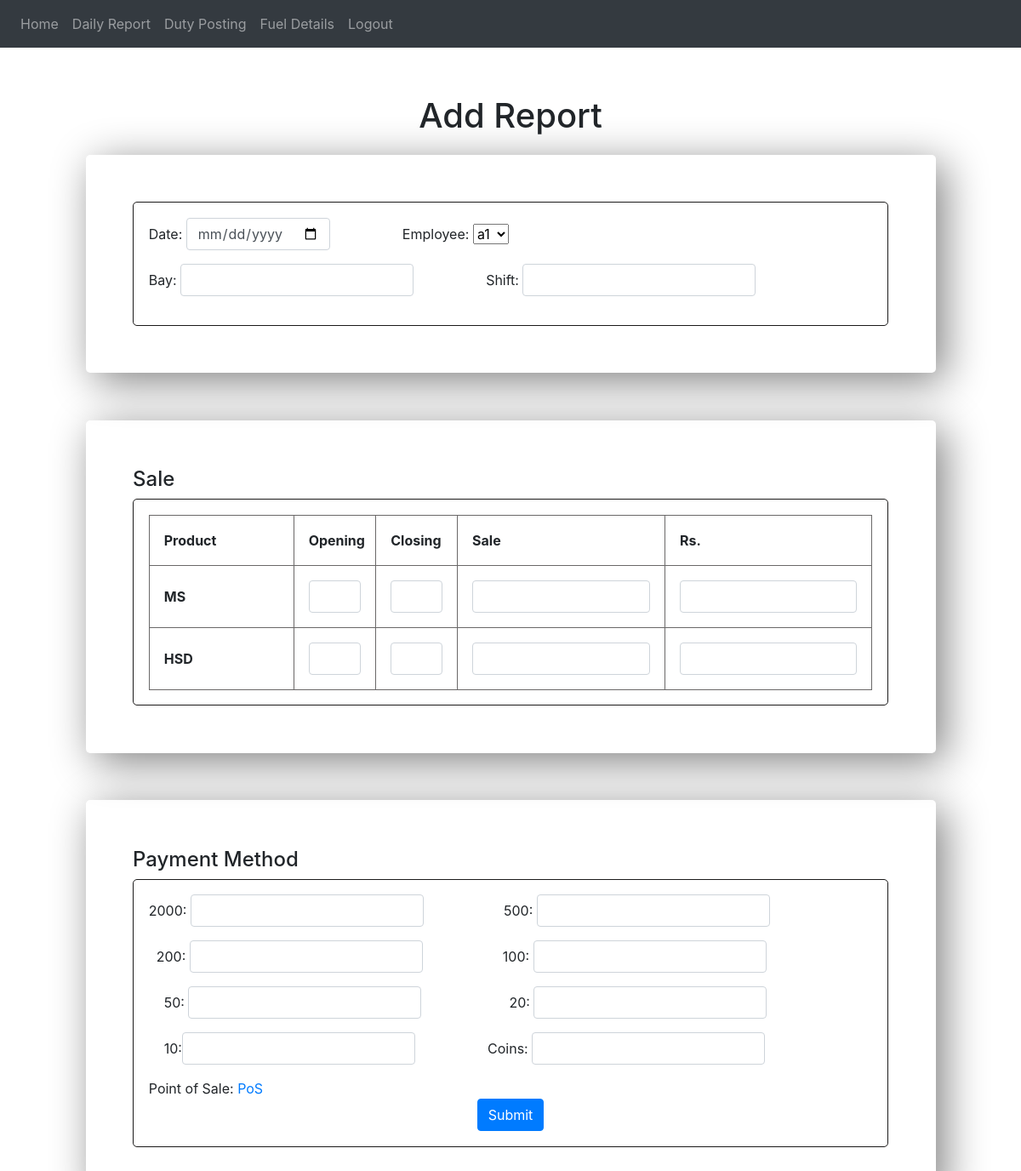
Before: /addreport (signed in) with the older database file.
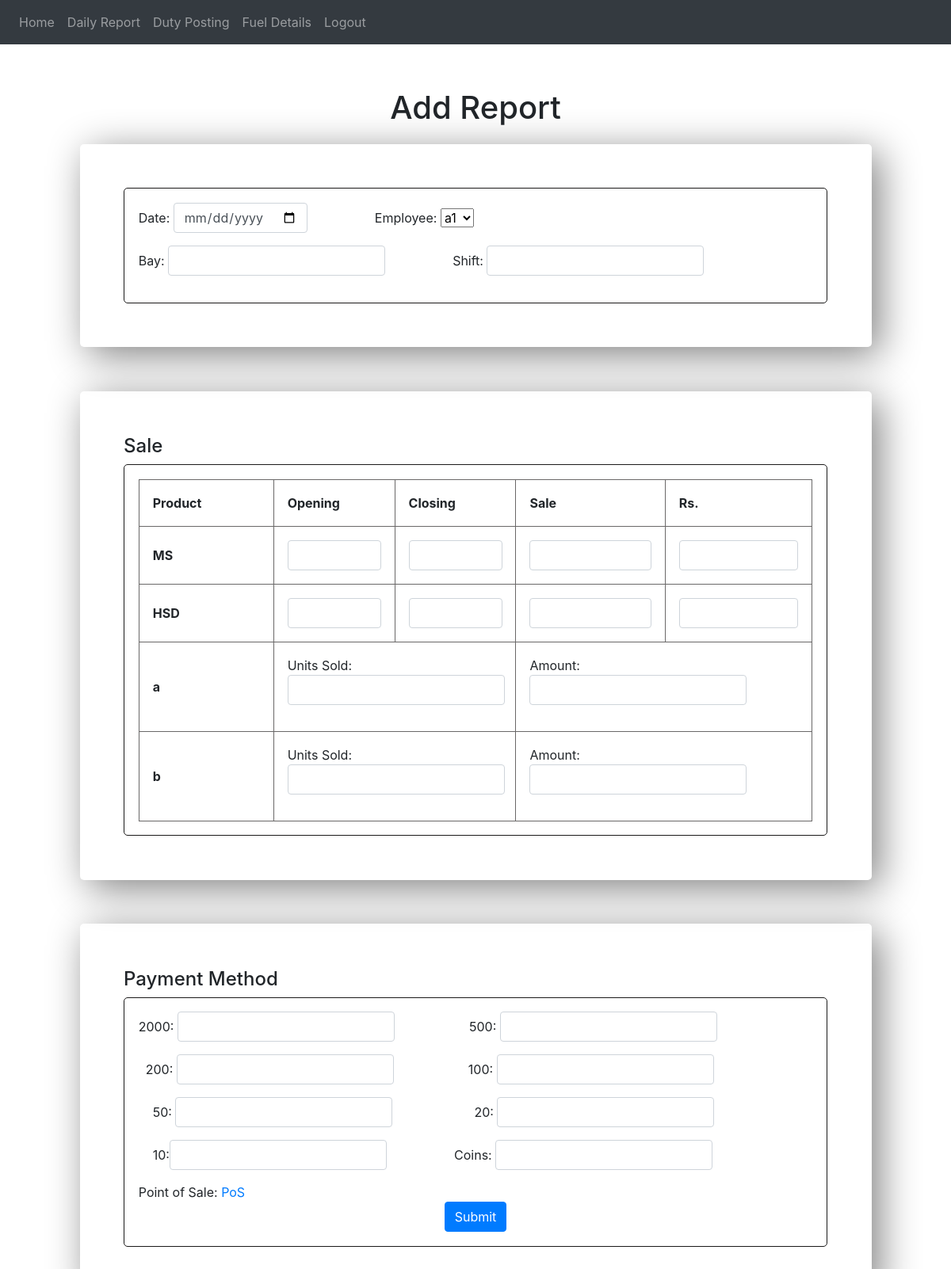
After: the same page with the newer database file.
### website/models.py (models this page shows)
class inventory(db.Model):
    inv_id = db.Column(db.Integer, primary_key = True)
    name = db.Column(db.String(150))
    stock = db.Column(db.Integer)
    price = db.Column(db.Integer)

### website/views.py (the view, shortened to what this page needs)
@views.route('/addreport', methods=['GET','POST'])
@login_required
def addreport():
    items = inventory.query.all()
    date = request.form.get("date")
    emp_id = request.form.get("emp_id")
    bay = request.form.get("bay")
    shift = request.form.get("shift")
    ms_opening = request.form.get("ms_opening")
    ms_closing = request.form.get("ms_closing")
    ms_sales = request.form.get("ms_sales")
    ms_amount = request.form.get("ms_amount")
    hsd_opening = request.form.get("hsd_opening")
    hsd_closing = request.form.get("hsd_closing")
    hsd_sales = request.form.get("hsd_sales")
    hsd_amount = request.form.get("hsd_amount")
    two_thousand = request.form.get("two_thousand")
    five_hundred = request.form.get("five_hundred")
    two_hundred = request.form.get("two_hundred")
    one_hundred = request.form.get("one_hundred")
    fifty = request.form.get("fifty")
    twenty = request.form.get("twenty")
    ten = request.form.get("ten")
    coins = request.form.get("coins")
    sales1=sales.query.first()
    print(sales.query.all())
    employees = employee.query.all()
    print(sales1)
    print(sales1)
    print(sales1.coins)
    print(sales1.twenty)
    print(sales1.hsd_amount)
    print(sales1.ms_amount)
    return render_template("addreport.html",user=current_user, employees=employees, items=items)

### website/templates/addreport.html (shortened to what the changed rows need)
{% extends 'base.html' %}
{% block content %}
<head>
</head>
<h1 align="center" style="margin-top: 5%;">Add Report</h1>
<form method="POST">
      <div
            style="margin: 5%; margin-top: 2%; border: black 2px; padding: 5%; border-radius: 5px; box-shadow: 10px 10px 50px grey">
            <div style="border: solid rgb(27, 26, 26) 1px; border-radius: 5px; padding: 2%;">
                  <table>
                        <tr>
                              <th style="width: 20%;">
                                    Product
                              </th>
                              <th>
                                    Opening
                              </th>
                              <th>
                                    Closing
                              </th>
                              <th>
                                    Sale
                              </th>
                              <th>
                                    Rs.
                              </th>
                        </tr>
                        <tr>
                              <th class="w-auto">
                                    MS &nbsp;
                              </th>
                        </tr>
                        <tr>
                              <th class="w-auto">
                                    HSD &nbsp;
                              </th>
                        </tr>
                        {% for item in items %}
                        <tr>
                              <th>
                                    {{item.name}}
                              </th>
                              <td colspan="2">
                                    <div class="form-group form-inline">
                                          <label for="units_sold">Units Sold:&nbsp;</label>
                                          <input type="text" class="form-control" id="units_sold{{item.inv_id}}" name="units_sold{{item.inv_id}}"
                                                style="margin-right: 10%;" />
                                    </div>
                              </td>
                              <td colspan="2">
                                    <div class="form-group form-inline">
                                          <label for="units_sale">Amount:&nbsp;</label>
                                          <input type="text" class="form-control" id="units_sale{{item.inv_id}}" name="units_sale{{item.inv_id}}"
                                                style="margin-right: 10%;"/>
                                    </div>
                              </td>
                        </tr>
                        {% endfor %}
                  </table>
            </div>
      </div>
      </div>
{% endblock %}

Changed rows visible on the page:
added inventory: name "a"
added inventory: name "b"
